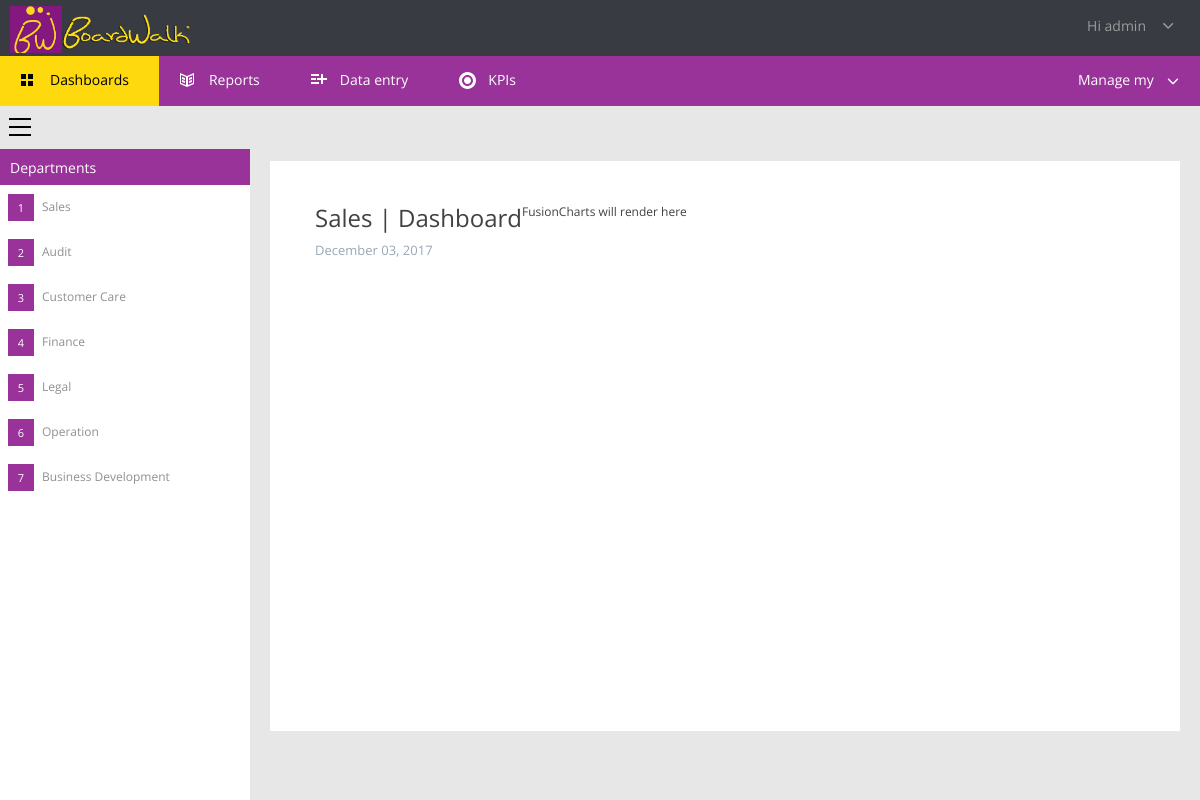
Page /admin/dashboards.php?deptId=1 (signed in) on the committed database.
### tables this page shows
CREATE TABLE IF NOT EXISTS `users` (
  `userId` int(11) NOT NULL AUTO_INCREMENT,
  `userFname` varchar(255) NOT NULL,
  `userLname` varchar(255) NOT NULL,
  `userName` varchar(30) NOT NULL,
  `Name` varchar(255) NOT NULL,
  `userEmail` varchar(60) NOT NULL,
  `userPass` varchar(255) NOT NULL,
  `userDate` date NOT NULL,
  `deptId` int(10) NOT NULL,
  `userRole` varchar(255) NOT NULL,
  `userType` int(50) NOT NULL,
  PRIMARY KEY (`userId`),
  UNIQUE KEY `userEmail` (`userEmail`)
);

CREATE TABLE IF NOT EXISTS `departments` (
  `deptId` int(2) NOT NULL AUTO_INCREMENT,
  `deptName` varchar(256) NOT NULL,
  `deptDesc` varchar(512) NOT NULL,
  `deptHead` varchar(256) NOT NULL,
  PRIMARY KEY (`deptId`)
);

### admin/dashboards.php (the view, shortened to what this page needs)
 <?php
    $deptId = $_GET['deptId'];
    $res=mysql_query("SELECT * FROM users WHERE userId=".$_SESSION['user']);
    $userRow=mysql_fetch_array($res);
    $ress=mysql_query("SELECT * FROM departments WHERE deptId=$deptId");
    $dep=mysql_fetch_array($ress);
    $printdate = date("F d, Y");
?>
<html>
   <head>
    <link href="files/css.css" media="print" rel="stylesheet" type="text/css">
    <link href="files/css_003.css" rel="stylesheet" type="text/css">
    <link href="files/css_002.css" rel="stylesheet">
    <link href="files/dark.css" rel="stylesheet">
    <link href="files/blue.css" rel="stylesheet">
	<link href="css/bootstrap2.min.css" rel="stylesheet">
    <link href="src/facebox.css" media="screen" rel="stylesheet" type="text/css">
  </head>
  <body>
    <div class="header-status-bar">
        <span class="company-details" data-is-logo="true" style="background-image:url('logoo.png')"></span>
        <div>
            <a class="profile"><i class="small-profile" data-item-id="84901" data-size="30x30" style=
            "background-image:url('/Shared/_ProfileImage/84901?size=30x30')"></i><span>Hi
            <?php echo $userRow['userName']; ?></span><svg class="init" viewbox="-4 -6 22 22">
            <path d=
            "M1.8,0c0.2,0,0.4,0.1,0.6,0.2L7.2,5l4.7-4.7c0.3-0.3,0.9-0.3,1.2,0c0.2,0.2,0.2,0.4,0.2,0.6s-0.1,0.4-0.2,0.6L7.8,6.8 c-0.3,0.3-0.9,0.3-1.2,0L1.2,1.5c-0.3-0.3-0.3-0.9,0-1.2C1.4,0.1,1.6,0,1.8,0z"
            xmlns="http://www.w3.org/2000/svg"></path></svg></a>
        </div>
    </div>
    <div class="tab-menu screen">
        <ul class="tab-menu">
            <li class="selected">
                <svg class="init">
                <path style="fill: black;" d="M6,7H1V2h5V7z M13,2H8v5h5V2z M6,9H1v5h5V9z M13,9H8v5h5V9z" xmlns="http://www.w3.org/2000/svg">
                </path></svg><span>Dashboards</span></a>
            </li>
            <li>
                <a href="reports.php?deptId=1" class="waves-effect waves-light"><svg class="init">
                <path d=
                "M8,4L1,1v11l7,3l7-3V1 M8,4 M7,13l-5-2V3l5,2V13z M14,11l-5,2V5l5-2V11z M3,5l3,1v2L3,7V5z M3,8l3,1v2l-3-1V8z M13,7l-3,1 V6l3-1V7z M13,10l-3,1V9l3-1V10z"
                xmlns="http://www.w3.org/2000/svg"></path></svg><span>Reports</span></a>
            </li>
            <li>
                <a href="dataentry.php?deptId=1"><svg class="init">
                <path d="M17,8h-4v4h-2V8H7V6h4V2h2v4h4V8z M1,4h8V2H1V4z M1,8h5V6H1V8z M1,12h8v-2H1V12z" xmlns=
                "http://www.w3.org/2000/svg"></path></svg><span>Data entry</span>
            </li>
            <li>
                <a href="kpi.php?deptId=1"><svg class="init">
                <path d=
                "M9.5,0C4.8,0,1,3.8,1,8.5C1,13.2,4.8,17,9.5,17S18,13.2,18,8.5C18,3.8,14.2,0,9.5,0z M9.5,14C6.5,14,4,11.5,4,8.5 C4,5.5,6.5,3,9.5,3S15,5.5,15,8.5C15,11.5,12.5,14,9.5,14z M13,8.5c0,1.9-1.6,3.5-3.5,3.5S6,10.4,6,8.5S7.6,5,9.5,5S13,6.6,13,8.5z"
                xmlns="http://www.w3.org/2000/svg"></path></svg><span>KPIs</span></a>
            </li>
        </ul>
        <div class="manage-my">
            <span>Manage my</span><svg class="init" viewbox="0 -9 24 24">
            <path d=
            "M1.8,0c0.2,0,0.4,0.1,0.6,0.2L7.2,5l4.7-4.7c0.3-0.3,0.9-0.3,1.2,0c0.2,0.2,0.2,0.4,0.2,0.6s-0.1,0.4-0.2,0.6L7.8,6.8 c-0.3,0.3-0.9,0.3-1.2,0L1.2,1.5c-0.3-0.3-0.3-0.9,0-1.2C1.4,0.1,1.6,0,1.8,0z"
            xmlns="http://www.w3.org/2000/svg"></path></svg>
        </div>
    </div>
    <div class="columns">
        <div class="columns-row">
            <div class="column-left screen">
                <a class="menu-button" href="#" title=""><svg class="init">
                <path style="fill: black;" d="M23,2H1V0h22V2z M23,8H1v2h22V8z M23,16H1v2h22V16z" xmlns="http://www.w3.org/2000/svg">
                </path></svg></a>
                <h4 class="sprite up-arrow" data-accord="1"><span>Departments</span></h4>
                <div data-accord="1" style="">
                    <?php
                                $res2=mysql_query("SELECT * FROM departments");
                                $no=1;
                                while($depts=mysql_fetch_assoc($res2)){
                                        echo '
                                        <a href="dashboards.php?deptId='.$depts['deptId'].'" class="category">
                                        <b>'.$no.'</b>
                                        <span>'.$depts['deptName'].'</span>
                                        </a>
                                        ';
                                    $no++;
                                }
                                ?>
                </div>
            </div>
			<div class="column-right">
			<div class="reports">
			<div class="reports-options screen"></div>
			<div class="report" style="padding: 0px 15px 0px 20px;">
            <div class="kpi-entries">
			<div class="report-header">
                            <div class="title">
                                <h1 id="h1Name"><?php echo $dep['deptName']; ?> | Dashboard</h1>
                                <h2 id="h1Dateito"><?php echo $printdate;?></h2>
                            </div>
                        </div>
         <div id="chart-container">FusionCharts will render here</div>
             <div class="reports-options screen"></div>
            </div>
        </div>
		</div>
        </div>
		</div>
       </div>
</body>
</html>

### admin/files/css.css (style rules this page uses)
html,body { min-width: 0; background-color: #fff !important; }
body { background-color: #fff !important; }
h1 { font-size: 18px; float: none; padding-left: 10px; color: #000; }
h2 { color: #424141; font-size: 12px; text-shadow: none; line-height: 30px; float: none; padding-left: 10px; }
.screen { visibility: hidden !important; display: none !important; }
div.header-status-bar { height: 60px; padding: 10px 0 0 10px; min-width: 0; background: none; display: block; clear: both; }
div.header-status-bar>span { color: #000; font-size: 20px; width: auto; text-shadow: none; }
div.header-status-bar>div { visibility: hidden; display: none; }

### admin/files/dark.css (style rules this page uses)
div.header-status-bar { background-color:#383b42 }
div.header-status-bar>span { color:#fff }

### admin/files/blue.css (style rules this page uses)
div.tab-menu { background-color:#993399; }
ul.tab-menu>li.selected { background-color:#fdd90e }

### rows in the picture
users: userName "admin"
departments: deptName "Sales"
departments: deptName "Audit"
departments: deptName "Customer Care"
departments: deptName "Finance"
departments: deptName "Legal"
departments: deptName "Operation"
departments: deptName "Business Development"
